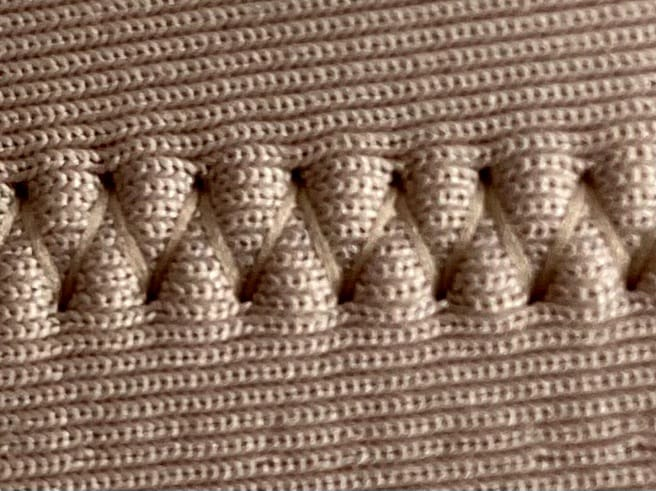
#> input picture dataset/zigzag/35.jpg, 656 x 491 px
$ jupyter execute TestAlgorithm.ipynb
#> lines starting #> are read from the running program, lines starting #| are printed output that depends on the picture; after the words box and inside, x2 and y2 are one past the last pixel; in counts of white or black regions, pixels touching at a corner belong together
##### Metrics for Classification Sticth Fabric Detection
- Accuracy (Most Important)
- F1 Score
- Precision
- Recall
- Time Complexity (Important)
- ROC AUC (Optional)
- Kappa (Optional)
- MCC (Optional)

### Calculation Metrics

- **Confusion Matrix**: Defined as TP (True Positive), FP (False Positive), FN (False Negative), TN (True Negative)

- **Accuracy**: `(TP + TN) / (TP + TN + FN + FP)`

- **Error Rate**: `(FP + FN) / (TP + TN + FN + FP)`

- **Sensitivity (Recall)**: `TP / (TP + FN)`

- **Specificity**: `TN / (TN + FP)`

- **Balanced Accuracy**: `(Sensitivity + Specificity) / 2`

- **Precision**: `TP / (TP + FP)`

- **F1-Score**: `2 * (Precision * Recall) / (Precision + Recall)`

- **Macro**: A type of averaging method for multiclass classification

- **Weighted**: A type of averaging method that takes class imbalance into account

- **ROC AUC**: Area Under the Receiver Operating Characteristic Curve

- **PR AUC**: Area Under the Precision-Recall Curve

[cell 1]
# import cv2
# import numpy as np

# # Load the image
# image = cv2.imread('image.jpg', cv2.IMREAD_GRAYSCALE)

# # Apply Gaussian blur to the image
# blurred = cv2.GaussianBlur(image, (5, 5), 0)

# # Perform edge detection
# edges = cv2.Canny(blurred, 50, 150)

# # Perform a dilation and erosion to close gaps in between object edges
# dilated = cv2.dilate(edges, None, iterations=2)
# eroded = cv2.erode(dilated, None, iterations=1)

# # Find contours in the eroded image
# contours, hierarchy = cv2.findContours(eroded.copy(), cv2.RETR_EXTERNAL, cv2.CHAIN_APPROX_SIMPLE)

# # Filter contours based on the area. This value might need to be adjusted.
# filtered_contours = [cnt for cnt in contours if cv2.contourArea(cnt) > 100]

# # Draw the contours on the original image
# cv2.drawContours(image, filtered_contours, -1, (0, 255, 0), 3)

# # Save the image with drawn contours
# cv2.imwrite('contours.jpg', image)

[cell 2]
import cv2
import numpy as np
import matplotlib.pyplot as plt

image = cv2.imread('dataset/zigzag/35.jpg', cv2.IMREAD_GRAYSCALE)
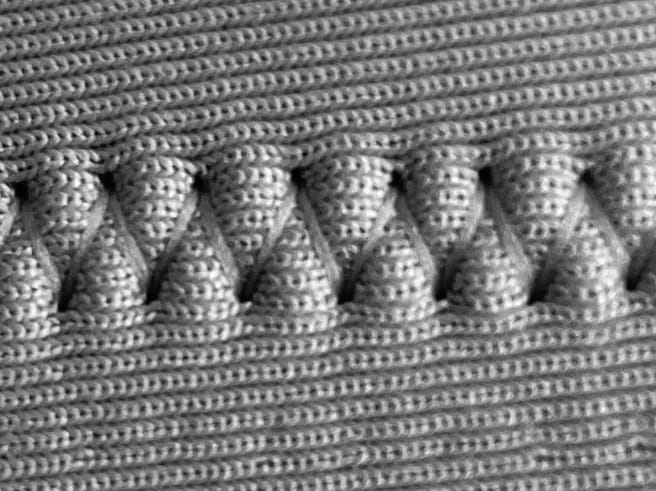
#> image: shape (491, 656); min 0, max 255, mean 121

if image is None:
    print("Failed to load image")
else:
    height, width = image.shape[:2]
#> height = 491; width = 656
    print(f'The resolution of the image is {width}x{height} pixels.')
#| The resolution of the image is 656x491 pixels.
    plt.imshow(image, cmap='gray')

[cell 3]
# Apply Gaussian blur to the image
image = cv2.GaussianBlur(image, (5, 5), 0)

plt.imshow(image, cmap='gray')

[cell 4]
hist,bin_edges = np.histogram(image,bins=256,range=(0,256))
#> hist = 256 values, max 3534 at index 109, min 0 at index 0, mean 1258.2; bin_edges = 257 values from 0 to 256
plt.plot(hist)
plt.show()
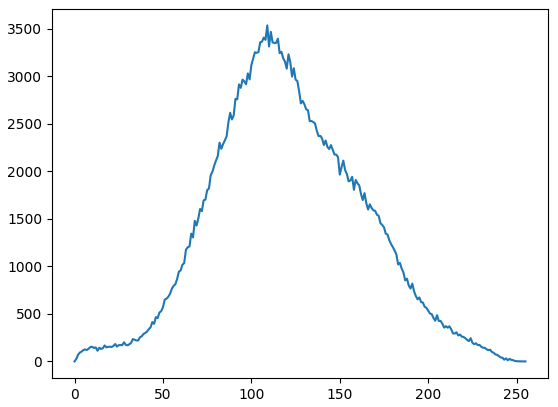
#> figure drawn by matplotlib, 1 panel; curve peaks at x = 109, y = 3534

[cell 5]
image = cv2.adaptiveThreshold(image,255,cv2.ADAPTIVE_THRESH_MEAN_C,cv2.THRESH_BINARY,13,5)
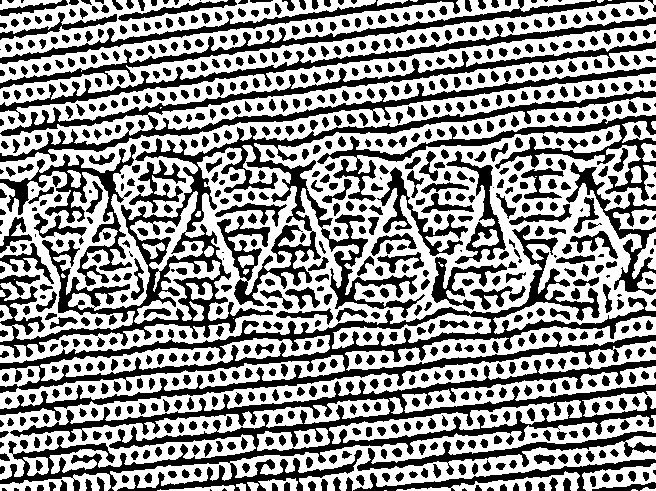
#> image: shape (491, 656); 56.7% white; 778 black regions (49 under 20 px), largest, box (x1, y1, x2, y2) and area: (0, 90, 656, 358) 19624, (0, 360, 656, 491) 17966, (0, 225, 656, 421) 15389
plt.imshow(image, cmap='gray')

$ run again, with dataset/zigzag/1.jpg copied over dataset/zigzag/35.jpg
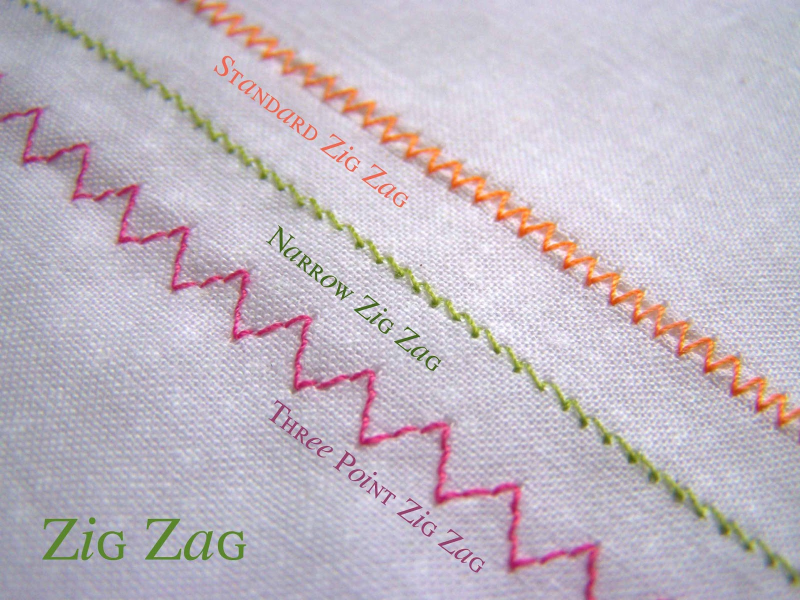
#> input picture dataset/zigzag/1.jpg, 1600 x 1200 px (shown at 1/2 size)
#| The resolution of the image is 1600x1200 pixels.
#> hist = 256 values, max 34079 at index 202, min 0 at index 0, mean 7500; bin_edges = 257 values from 0 to 256
#> `plt.show()`:
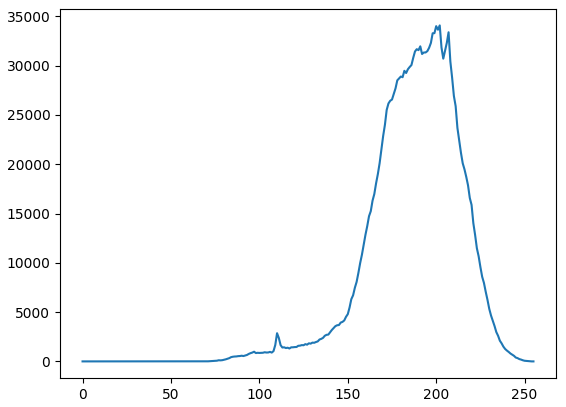
#> figure drawn by matplotlib, 1 panel; curve peaks at x = 202, y = 34079
#> `image = cv2.adaptiveThreshold(image,255,cv2.ADAPTIVE_THRESH_MEAN_C,cv2..`:
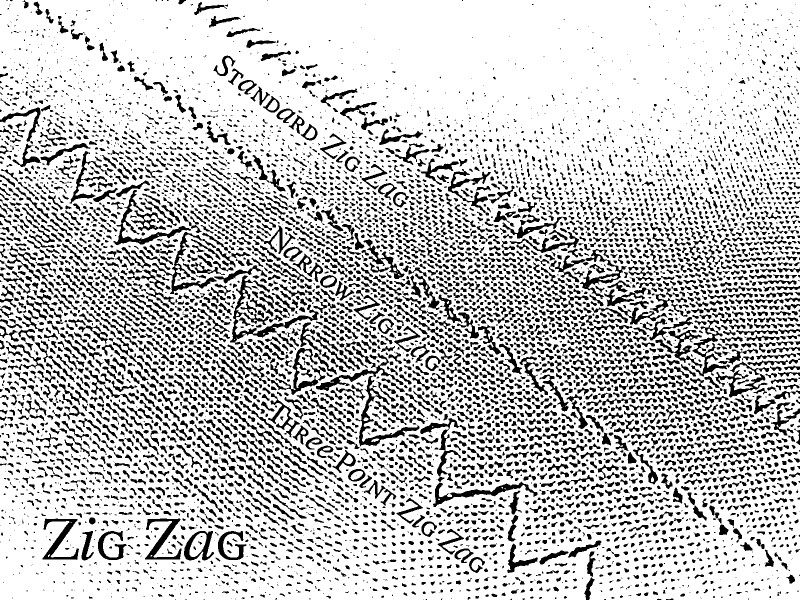
#> image: shape (1200, 1600) (shown at 1/2 size); 77.3% white; 7186 black regions (2628 under 20 px), largest, box (x1, y1, x2, y2) and area: (460, 551, 638, 698) 3535, (1110, 498, 1254, 598) 2731, (711, 752, 839, 893) 2586

$ run again, with dataset/zigzag/10.jpg copied over dataset/zigzag/35.jpg
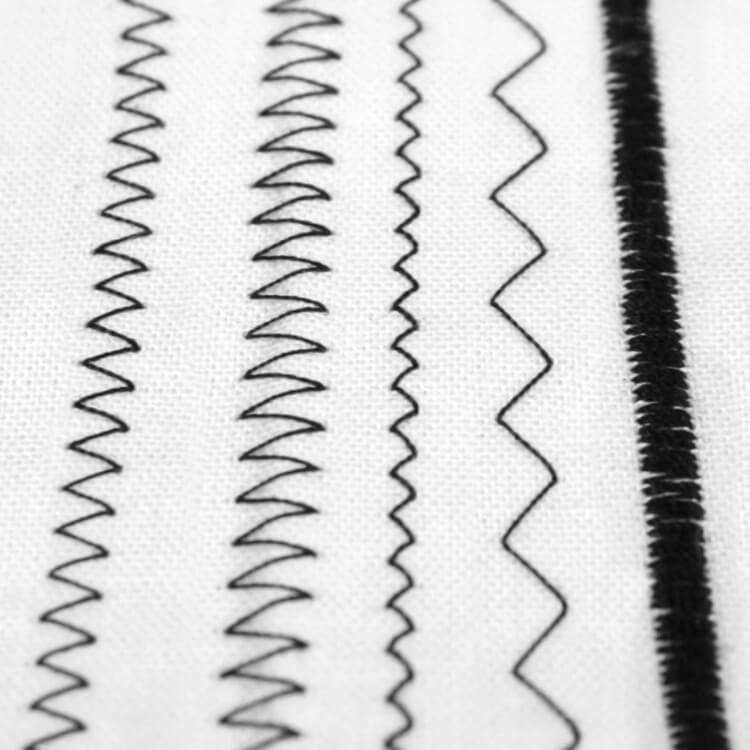
#> input picture dataset/zigzag/10.jpg, 750 x 750 px
#> image is the input picture: shape (750, 750); min 5, max 255, mean 211.4
#| The resolution of the image is 750x750 pixels.
#> hist = 256 values, max 27517 at index 242, min 0 at index 0, mean 2197.3; bin_edges = 257 values from 0 to 256
#> `plt.show()`:
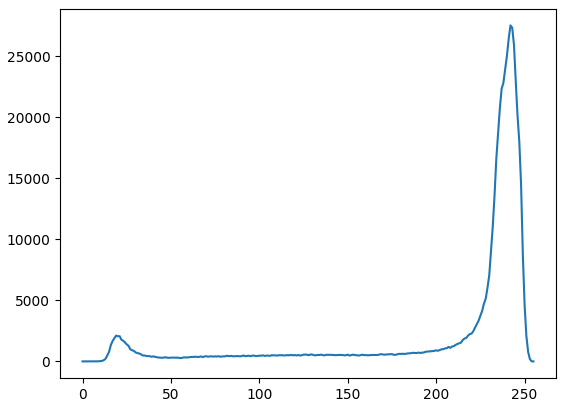
#> figure drawn by matplotlib, 1 panel; curve peaks at x = 242, y = 27517
#> `image = cv2.adaptiveThreshold(image,255,cv2.ADAPTIVE_THRESH_MEAN_C,cv2..`:
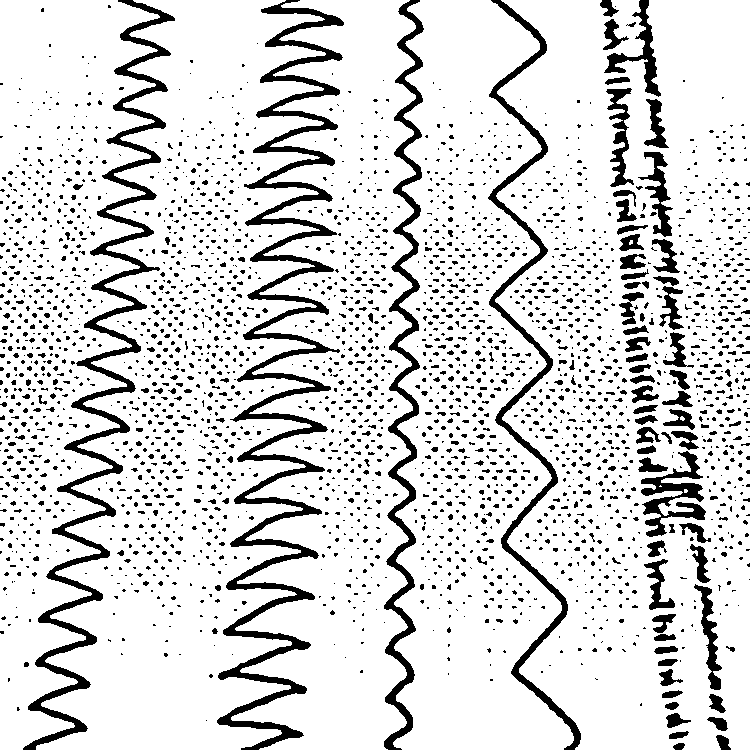
#> image: shape (750, 750); 84.8% white; 2770 black regions (2507 under 20 px), largest, box (x1, y1, x2, y2) and area: (217, 0, 344, 750) 16800, (23, 0, 175, 750) 11772, (384, 0, 424, 750) 6934

$ run again, with dataset/zigzag/11.jpg copied over dataset/zigzag/35.jpg
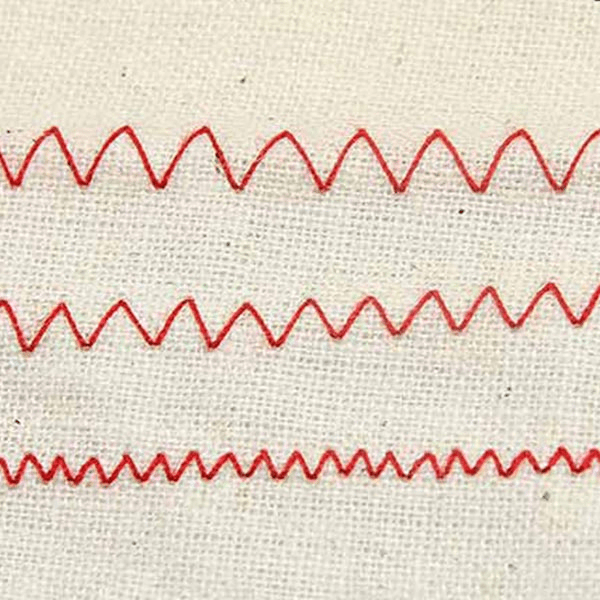
#> input picture dataset/zigzag/11.jpg, 600 x 600 px
#| The resolution of the image is 600x600 pixels.
#> hist = 256 values, max 15495 at index 227, min 0 at index 0, mean 1406.2; bin_edges = 257 values from 0 to 256
#> `plt.show()`:
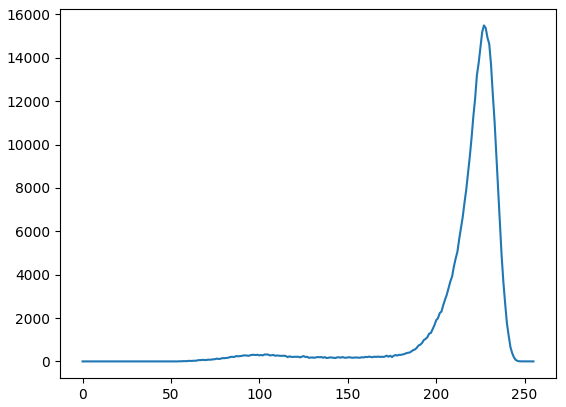
#> figure drawn by matplotlib, 1 panel; curve peaks at x = 227, y = 15495
#> `image = cv2.adaptiveThreshold(image,255,cv2.ADAPTIVE_THRESH_MEAN_C,cv2..`:
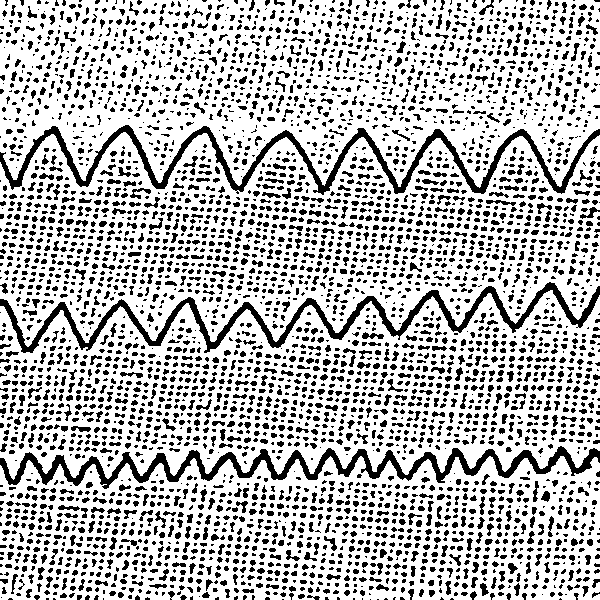
#> image: shape (600, 600); 72.4% white; 4457 black regions (2785 under 20 px), largest, box (x1, y1, x2, y2) and area: (0, 446, 600, 489) 6388, (0, 125, 600, 195) 6243, (0, 282, 600, 353) 6053
